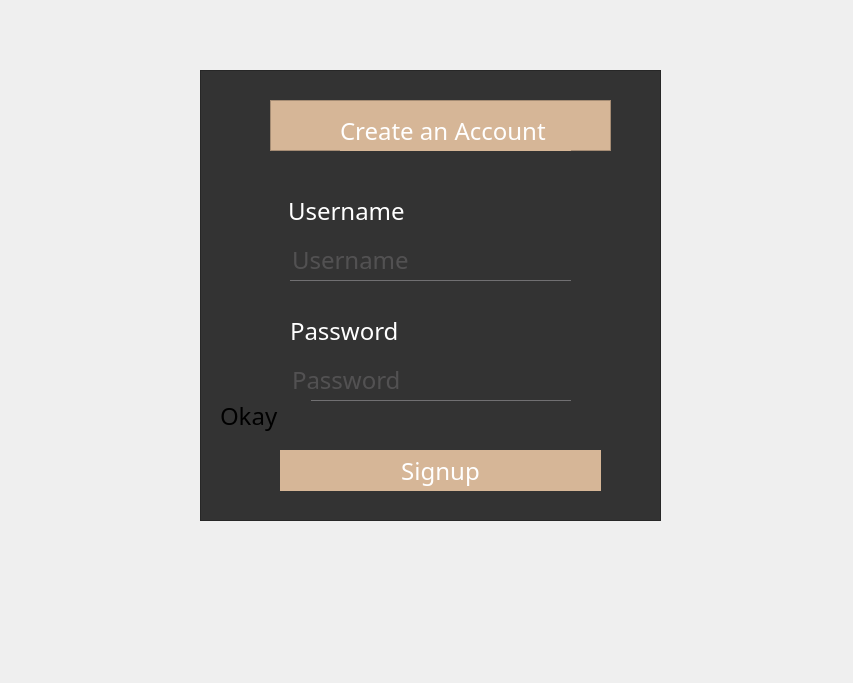
<?xml version="1.0" encoding="UTF-8"?>
<ui version="4.0">
 <class>SignUp_Page</class>
 <widget class="QDialog" name="SignUp_Page">
  <property name="geometry">
   <rect>
    <x>0</x>
    <y>0</y>
    <width>853</width>
    <height>683</height>
   </rect>
  </property>
  <property name="windowTitle">
   <string>Dialog</string>
  </property>
  <property name="styleSheet">
   <string notr="true">QDialog
{
background:url(&quot;/Users/ayashaker/Desktop/hardwood-1851071__340.jpg&quot;);
}
*{
font-family:century gothic;
font-size:24px;
}

QFrame
{
background:#333;
}
QPushButton
{
border-radius:60px;
background:rgd(214,182,151);
}</string>
  </property>
  <widget class="QFrame" name="frame">
   <property name="geometry">
    <rect>
     <x>200</x>
     <y>70</y>
     <width>461</width>
     <height>451</height>
    </rect>
   </property>
   <property name="styleSheet">
    <string notr="true">QFrame
{
border-raidus:15px;
}</string>
   </property>
   <property name="frameShape">
    <enum>QFrame::StyledPanel</enum>
   </property>
   <property name="frameShadow">
    <enum>QFrame::Raised</enum>
   </property>
   <widget class="QPushButton" name="Signup">
    <property name="geometry">
     <rect>
      <x>80</x>
      <y>380</y>
      <width>321</width>
      <height>41</height>
     </rect>
    </property>
    <property name="styleSheet">
     <string notr="true">QPushButton
{
background:rgb(214,182,151);
border-radius:60px;
color:white;
}
QPushButton:hover
{
background:argb(214,182,151);
border-radius:60px;
color:white;
}</string>
    </property>
    <property name="text">
     <string>Signup</string>
    </property>
   </widget>
   <widget class="QFrame" name="frame_2">
    <property name="geometry">
     <rect>
      <x>70</x>
      <y>30</y>
      <width>341</width>
      <height>51</height>
     </rect>
    </property>
    <property name="styleSheet">
     <string notr="true">QFrame
{
background:rgb(214,182,151);
}</string>
    </property>
    <property name="frameShape">
     <enum>QFrame::StyledPanel</enum>
    </property>
    <property name="frameShadow">
     <enum>QFrame::Raised</enum>
    </property>
    <widget class="QLabel" name="label">
     <property name="geometry">
      <rect>
       <x>70</x>
       <y>10</y>
       <width>231</width>
       <height>41</height>
      </rect>
     </property>
     <property name="styleSheet">
      <string notr="true">QLabel
{
color:white;
}</string>
     </property>
     <property name="text">
      <string>Create an Account</string>
     </property>
    </widget>
   </widget>
   <widget class="QLabel" name="label_2">
    <property name="geometry">
     <rect>
      <x>88</x>
      <y>125</y>
      <width>141</width>
      <height>31</height>
     </rect>
    </property>
    <property name="styleSheet">
     <string notr="true">QLabel
{
color:white;
}</string>
    </property>
    <property name="text">
     <string>Username</string>
    </property>
   </widget>
   <widget class="QLabel" name="label_3">
    <property name="geometry">
     <rect>
      <x>90</x>
      <y>250</y>
      <width>111</width>
      <height>21</height>
     </rect>
    </property>
    <property name="styleSheet">
     <string notr="true">QLabel
{
color:white;
}</string>
    </property>
    <property name="text">
     <string>Password</string>
    </property>
   </widget>
   <widget class="QLineEdit" name="UsernameSU">
    <property name="geometry">
     <rect>
      <x>90</x>
      <y>170</y>
      <width>281</width>
      <height>41</height>
     </rect>
    </property>
    <property name="styleSheet">
     <string notr="true">QLineEdit
{
background:transparent;
border:none;
color:#717072;
border-bottom:1px solid #717072;

}</string>
    </property>
    <property name="text">
     <string/>
    </property>
    <property name="placeholderText">
     <string>Username</string>
    </property>
   </widget>
   <widget class="QLineEdit" name="PasswordSU">
    <property name="geometry">
     <rect>
      <x>90</x>
      <y>290</y>
      <width>281</width>
      <height>41</height>
     </rect>
    </property>
    <property name="styleSheet">
     <string notr="true">QLineEdit
{
background:transparent;
border:none;
color:#717072;
border-bottom:1px solid #717072;

}</string>
    </property>
    <property name="text">
     <string/>
    </property>
    <property name="echoMode">
     <enum>QLineEdit::Password</enum>
    </property>
    <property name="placeholderText">
     <string>Password</string>
    </property>
   </widget>
   <widget class="QLabel" name="label_4">
    <property name="geometry">
     <rect>
      <x>20</x>
      <y>320</y>
      <width>91</width>
      <height>51</height>
     </rect>
    </property>
    <property name="text">
     <string>Okay</string>
    </property>
   </widget>
  </widget>
 </widget>
 <resources/>
 <connections/>
</ui>
